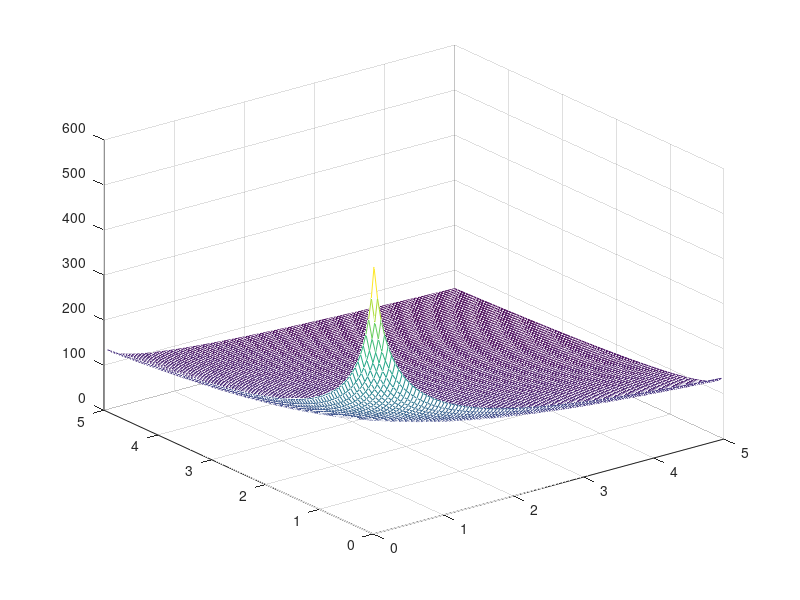

Reproduce this figure in MATLAB.
clear all;close all;clc
[x,y] = meshgrid(0.05:.05:5);
th=60;
K=20;
xinc=(x+K)./sqrt(x.^2 + y.^2);
yinc=(y+K)./sqrt(x.^2 + y.^2);
z=sqrt(xinc^2 +yinc^2);
mesh(x,y,z)
s.FaceColor = 'flat';